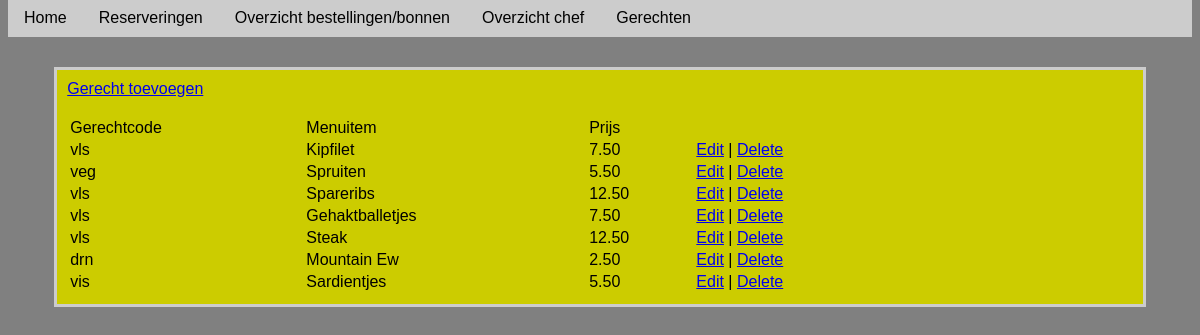
Page /clsGerechten.php on the committed database.
### tables this page shows
CREATE TABLE `menuitem` (
  `Menuitemcode` int(11) NOT NULL,
  `Gerechtcode` varchar(3) NOT NULL,
  `Menuitem` varchar(30) NOT NULL,
  `Prijs` decimal(5,2) NOT NULL
);

### clsGerechten.php (the view, shortened to what this page needs)
<html>
<head>
	<link rel="stylesheet" type="text/css" a href="styles/style.css">
</head>
 <?php
include_once("includes/config.php");
?>
<body>
 <?php
include_once 'includes/header.php'
?>
<main>
<a href="classes/gerechtenCRUD/add.html">Gerecht toevoegen</a><br/><br/>
    <table width='80%' border=0>
 <thead>
    <tr>
        <td>Gerechtcode</td>
        <td>Menuitem</td>
        <td>Prijs</td>
    </tr>
    </thead>
    <tbody>
    <?php
    $sql = "SELECT * FROM menuitem ORDER BY Menuitemcode ASC";
    $result = $mysqli->query($sql);
    if($result->num_rows > 0) {
    while($row = $result->fetch_assoc()) {
        echo "<tr>";
        echo "<td>".$row['Gerechtcode']."</td>";
        echo "<td>".$row['Menuitem']."</td>";
        echo "<td>".$row['Prijs']."</td>";
        echo "<td> <a href=\"classes/GerechtenCRUD/edit.php?id=$row[Menuitemcode]\">Edit</a> | <a href=\"classes/GerechtenCRUD/delete.php?id=$row[Menuitemcode]\" onClick=\"return confirm('Weet u zeker dat u dit gerecht wilt verwijderen?')\">Delete</a></td>";
    }
    }
    ?>
    </tbody>
    </table>
</main>
</body>
</html>

### styles/style.css (style rules this page uses)
main { margin-top:30px; margin-left: auto; margin-right: auto; width: 90%; border: 3px solid #cccccc; padding: 10px; background-color:#CCCC00; }
body { background-color:gray; margin-top:-5px; font-family:"Lucida Grande", arial, sans-serif; }

### rows in the picture
menuitem: Gerechtcode "vls", Menuitem "Kipfilet", Prijs "7.50"
menuitem: Gerechtcode "veg", Menuitem "Spruiten", Prijs "5.50"
menuitem: Gerechtcode "vls", Menuitem "Spareribs", Prijs "12.50"
menuitem: Gerechtcode "vls", Menuitem "Gehaktballetjes", Prijs "7.50"
menuitem: Gerechtcode "vls", Menuitem "Steak", Prijs "12.50"
menuitem: Gerechtcode "drn", Menuitem "Mountain Ew", Prijs "2.50"
menuitem: Gerechtcode "vis", Menuitem "Sardientjes", Prijs "5.50"
